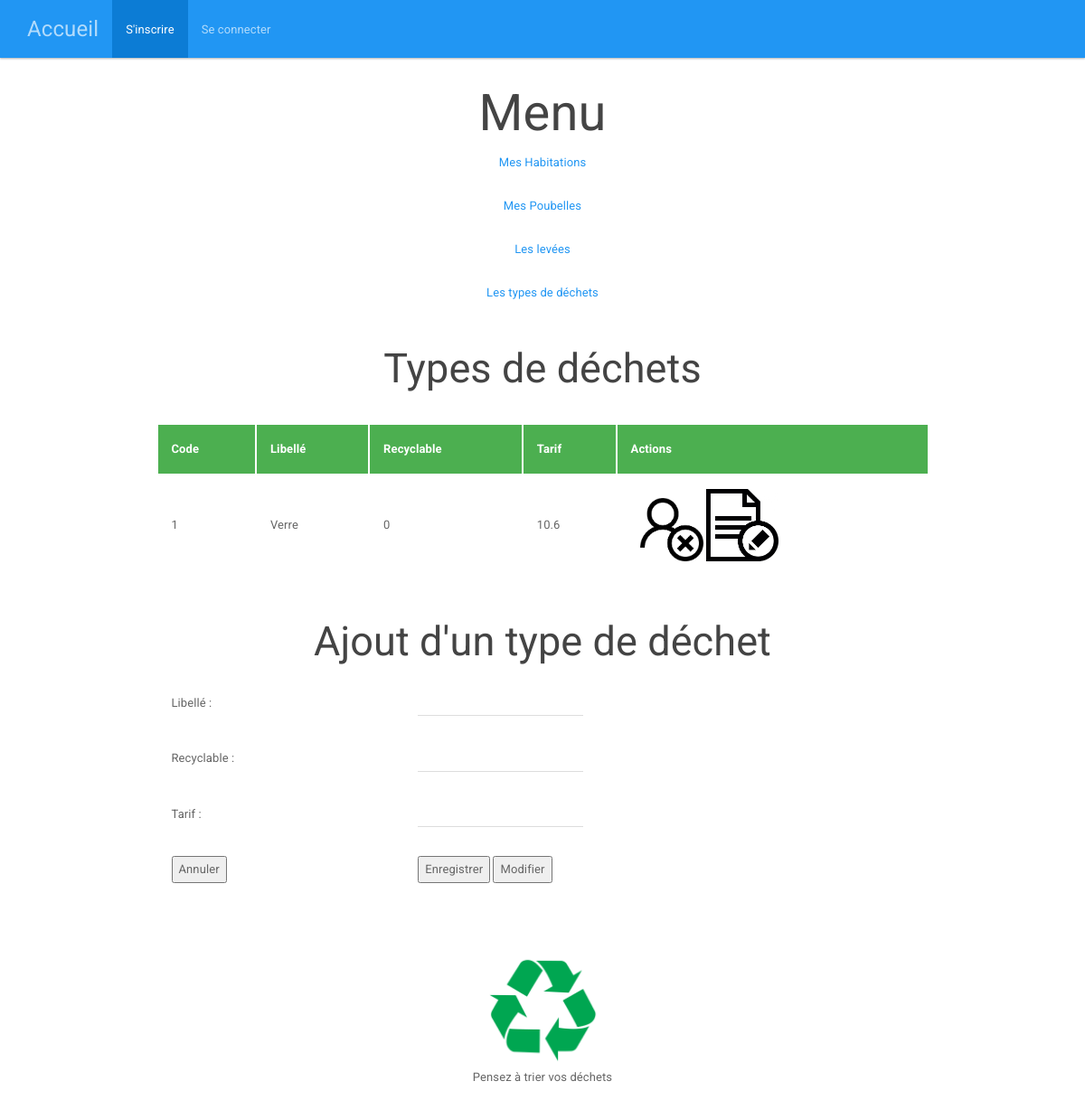
The app's page /index.php?page=4 with its own data.
### tables this page shows
create table type_dechet
	(
		code int(5) not null auto_increment,
		libelle varchar(100),
		recyclable boolean,
		tarif float(5.2),
		primary key(code)
	);

### modele.php (called while the page is built, shortened)
<?php
function connexion()
    {
    $con = mysqli_connect("localhost","root","","triselectif");
    return $con;
    }
function selectAllM ($table)
    {
        $con = connexion();
        $requete ="select * from " .$table. ";";
        $resultat = mysqli_query($con,$requete);
        return $resultat;
    }

### controleur.php (called while the page is built, shortened)
<?php
	include("modele/modele.php");
	function selectAllC($table)
	{
		if($table == "type_dechet" || $table == "levee" || $table == "habitation" || $table == "usager")
		{
			$resultat = selectAllM($table);
			return $resultat;
		}
		else
		{
			return null;
		}
	}

### vuetypedechets.php (the view, shortened to what this page needs)
<center>
	<h2> Types de déchets </h2>
	<br/>
	<table border = 0>
		<tr><th> Code </th>
			<th> Libellé </th>
			<th> Recyclable </th>
			<th> Tarif </th>
			<th> Actions </th>
		</tr>
			<?php
			foreach ($resultats as $unResultat)
			{
				echo"<tr>
				<td>".$unResultat['code']."</td>
				<td>".$unResultat['libelle']."</td>
				<td>".$unResultat['recyclable']."</td>
				<td>".$unResultat['tarif']."</td>
				<td> 	<a href='index.php?page=4&action=X&code=".$unResultat['code']."'>
							<img src='image/supprimer.png' width='80' height='80' > </a>
							<a href='index.php?page=4&action=E&code=".$unResultat['code']."'>
							<img src='image/editer.jpg' width='80' height='80' > </a>
				</tr>";
			}
			?>
	</table>
		<br/>
			<h2>Ajout d'un type de déchet</h2>
				<form method="post" action="">
					<table border= 0 >
						<tr><td>Libellé : </td> <td> <input type="text" name="libelle" value="<?php if(isset($resultat)) echo $resultat['libelle'] ; ?>"></td></tr>
						<tr><td>Recyclable : </td> <td> <input type="text" name="recyclable" value="<?php if(isset($resultat)) echo $resultat['recyclable'] ; ?>"></td></tr>
						<tr><td>Tarif : </td> <td> <input type="text" name="tarif" value="<?php if(isset($resultat)) echo $resultat['tarif'] ; ?>"></td></tr>
							<td> <input type="reset" name="Annuler" value="Annuler"></td>
							<td> <input type="submit" name="Enregistrer" value="Enregistrer">
							<input type="submit" name="Modifier" value="Modifier"></td>
					</table>
				</form>
</center>

### records on screen
type_dechet: code "1", libelle "Verre", recyclable "0", tarif "10.6"
